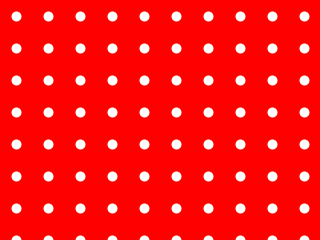
Frame 1 (no input)
Frame 60 (the mouse pressed at the canvas centre just before this capture): identical to frame 1, image omitted
Frame 120 (the mouse held since frame 60 and released just before this capture): identical to frame 1, image omitted

The Processing sketch that drew this single still picture (run headless with seeded random() and noise(); from frame 60 on, the mouse is pressed at the canvas centre):

// Processing sketch: etape_1
// ── etape_1.pde
/*
@see https://github.com/StanLepunK/La-Voie-du-Code
*/
PVector [] juju;
void setup() {
  size(320,240);
  strokeWeight(10);
  int max = 10;
  juju = new PVector[max*max];
  float cellule = width / (float)max;
  float offset_x = cellule /2;
  float offset_y = cellule /2;
  
  int rank = 0 ;
  for(int x = 0 ; x < max ; x++) {
    for(int y = 0 ; y < max ; y++) {
      float temp_x = x *cellule +offset_x;
      float temp_y = y *cellule +offset_y;
      juju[rank] = new PVector(temp_x,temp_y); 
      rank++;
    }
  }
}

void draw() {
  background(255,0,0);
  fill(255);
  stroke(255);
  for(int i = 0 ; i < juju.length ; i++) {
    point(juju[i].x,juju[i].y);
  }
}
